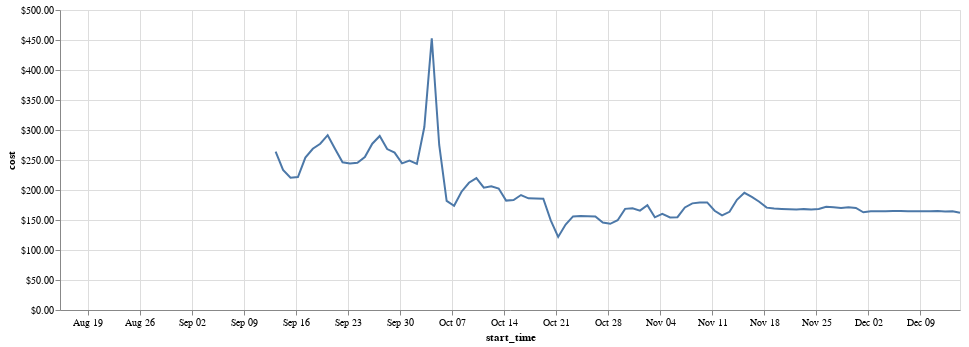

Notebook source saved alongside this figure:
### Markdown cell above
## Daily cloud costs

### Code cell
alt.Chart(cost, width=900).mark_line().encode(
    x='start_time',
    y=alt.Y('cost', axis=alt.Axis(format="$.2f"))
)

### Figure 1 — Vega-Lite specification as saved in the notebook (floating-point values rounded to 4 significant figures)
{"$schema": "https://vega.github.io/schema/vega-lite/v2.6.0.json", "config": {"view": {"height": 300, "width": 400}}, "data": {"name": "data-e1a6ecb613e6b4b772489f2dc1fc7a71"}, "datasets": {"data-e1a6ecb613e6b4b772489f2dc1fc7a71": [{"cost": 40.16, "start_time": "2018-09-12T00:00:00-07:00"}, {"cost": 264.0, "start_time": "2018-09-13T00:00:00-07:00"}, {"cost": 233.4, "start_time": "2018-09-14T00:00:00-07:00"}, {"cost": 220.5, "start_time": "2018-09-15T00:00:00-07:00"}, {"cost": 221.5, "start_time": "2018-09-16T00:00:00-07:00"}, {"cost": 254.1, "start_time": "2018-09-17T00:00:00-07:00"}, {"cost": 268.7, "start_time": "2018-09-18T00:00:00-07:00"}, {"cost": 277.0, "start_time": "2018-09-19T00:00:00-07:00"}, {"cost": 291.3, "start_time": "2018-09-20T00:00:00-07:00"}, {"cost": 268.4, "start_time": "2018-09-21T00:00:00-07:00"}, {"cost": 246.1, "start_time": "2018-09-22T00:00:00-07:00"}, {"cost": 244.2, "start_time": "2018-09-23T00:00:00-07:00"}, {"cost": 245.5, "start_time": "2018-09-24T00:00:00-07:00"}, {"cost": 254.9, "start_time": "2018-09-25T00:00:00-07:00"}, {"cost": 277.2, "start_time": "2018-09-26T00:00:00-07:00"}, {"cost": 290.0, "start_time": "2018-09-27T00:00:00-07:00"}, {"cost": 268.3, "start_time": "2018-09-28T00:00:00-07:00"}, {"cost": 262.4, "start_time": "2018-09-29T00:00:00-07:00"}, {"cost": 244.4, "start_time": "2018-09-30T00:00:00-07:00"}, {"cost": 249.0, "start_time": "2018-10-01T00:00:00-07:00"}, {"cost": 243.5, "start_time": "2018-10-02T00:00:00-07:00"}, {"cost": 304.9, "start_time": "2018-10-03T00:00:00-07:00"}, {"cost": 453.0, "start_time": "2018-10-04T00:00:00-07:00"}, {"cost": 275.0, "start_time": "2018-10-05T00:00:00-07:00"}, {"cost": 181.8, "start_time": "2018-10-06T00:00:00-07:00"}, {"cost": 173.6, "start_time": "2018-10-07T00:00:00-07:00"}, {"cost": 197.1, "start_time": "2018-10-08T00:00:00-07:00"}, {"cost": 212.1, "start_time": "2018-10-09T00:00:00-07:00"}, {"cost": 219.8, "start_time": "2018-10-10T00:00:00-07:00"}, {"cost": 203.8, "start_time": "2018-10-11T00:00:00-07:00"}, {"cost": 206.1, "start_time": "2018-10-12T00:00:00-07:00"}, {"cost": 202.4, "start_time": "2018-10-13T00:00:00-07:00"}, {"cost": 182.3, "start_time": "2018-10-14T00:00:00-07:00"}, {"cost": 183.3, "start_time": "2018-10-15T00:00:00-07:00"}, {"cost": 191.6, "start_time": "2018-10-16T00:00:00-07:00"}, {"cost": 186.1, "start_time": "2018-10-17T00:00:00-07:00"}, {"cost": 185.8, "start_time": "2018-10-18T00:00:00-07:00"}, {"cost": 185.5, "start_time": "2018-10-19T00:00:00-07:00"}, {"cost": 149.5, "start_time": "2018-10-20T00:00:00-07:00"}, {"cost": 121.8, "start_time": "2018-10-21T00:00:00-07:00"}, {"cost": 142.4, "start_time": "2018-10-22T00:00:00-07:00"}, {"cost": 155.9, "start_time": "2018-10-23T00:00:00-07:00"}, {"cost": 156.9, "start_time": "2018-10-24T00:00:00-07:00"}, {"cost": 156.4, "start_time": "2018-10-25T00:00:00-07:00"}, {"cost": 155.9, "start_time": "2018-10-26T00:00:00-07:00"}, {"cost": 145.9, "start_time": "2018-10-27T00:00:00-07:00"}, {"cost": 143.6, "start_time": "2018-10-28T00:00:00-07:00"}, {"cost": 149.6, "start_time": "2018-10-29T00:00:00-07:00"}, {"cost": 168.6, "start_time": "2018-10-30T00:00:00-07:00"}, {"cost": 169.5, "start_time": "2018-10-31T00:00:00-07:00"}, {"cost": 165.7, "start_time": "2018-11-01T00:00:00-07:00"}, {"cost": 174.7, "start_time": "2018-11-02T00:00:00-07:00"}, {"cost": 154.5, "start_time": "2018-11-03T00:00:00-07:00"}, {"cost": 160.2, "start_time": "2018-11-04T00:00:00-07:00"}, {"cost": 154.2, "start_time": "2018-11-05T00:00:00-08:00"}, {"cost": 154.7, "start_time": "2018-11-06T00:00:00-08:00"}, {"cost": 170.9, "start_time": "2018-11-07T00:00:00-08:00"}, {"cost": 177.7, "start_time": "2018-11-08T00:00:00-08:00"}, {"cost": 179.0, "start_time": "2018-11-09T00:00:00-08:00"}, {"cost": 179.3, "start_time": "2018-11-10T00:00:00-08:00"}, {"cost": 165.4, "start_time": "2018-11-11T00:00:00-08:00"}, {"cost": 157.6, "start_time": "2018-11-12T00:00:00-08:00"}, {"cost": 163.7, "start_time": "2018-11-13T00:00:00-08:00"}, {"cost": 183.7, "start_time": "2018-11-14T00:00:00-08:00"}, {"cost": 195.3, "start_time": "2018-11-15T00:00:00-08:00"}, {"cost": 188.5, "start_time": "2018-11-16T00:00:00-08:00"}, {"cost": 180.4, "start_time": "2018-11-17T00:00:00-08:00"}, {"cost": 170.6, "start_time": "2018-11-18T00:00:00-08:00"}, {"cost": 169.1, "start_time": "2018-11-19T00:00:00-08:00"}, {"cost": 168.5, "start_time": "2018-11-20T00:00:00-08:00"}, {"cost": 168.1, "start_time": "2018-11-21T00:00:00-08:00"}, {"cost": 167.4, "start_time": "2018-11-22T00:00:00-08:00"}, {"cost": 168.1, "start_time": "2018-11-23T00:00:00-08:00"}, {"cost": 167.7, "start_time": "2018-11-24T00:00:00-08:00"}, {"cost": 168.4, "start_time": "2018-11-25T00:00:00-08:00"}, {"cost": 172.0, "start_time": "2018-11-26T00:00:00-08:00"}, {"cost": 171.2, "start_time": "2018-11-27T00:00:00-08:00"}, {"cost": 170.2, "start_time": "2018-11-28T00:00:00-08:00"}, {"cost": 171.2, "start_time": "2018-11-29T00:00:00-08:00"}, {"cost": 170.1, "start_time": "2018-11-30T00:00:00-08:00"}, {"cost": 162.9, "start_time": "2018-12-01T00:00:00-08:00"}, {"cost": 164.6, "start_time": "2018-12-02T00:00:00-08:00"}, {"cost": 164.5, "start_time": "2018-12-03T00:00:00-08:00"}, {"cost": 164.5, "start_time": "2018-12-04T00:00:00-08:00"}, {"cost": 165.2, "start_time": "2018-12-05T00:00:00-08:00"}, {"cost": 165.0, "start_time": "2018-12-06T00:00:00-08:00"}, {"cost": 164.4, "start_time": "2018-12-07T00:00:00-08:00"}, {"cost": 164.6, "start_time": "2018-12-08T00:00:00-08:00"}, {"cost": 164.6, "start_time": "2018-12-09T00:00:00-08:00"}, {"cost": 164.5, "start_time": "2018-12-10T00:00:00-08:00"}, {"cost": 164.9, "start_time": "2018-12-11T00:00:00-08:00"}, {"cost": 164.3, "start_time": "2018-12-12T00:00:00-08:00"}, {"cost": 164.6, "start_time": "2018-12-13T00:00:00-08:00"}, {"cost": 162.1, "start_time": "2018-12-14T00:00:00-08:00"}, {"cost": null, "start_time": "2018-08-15T00:00:00-07:00"}, {"cost": null, "start_time": "2018-08-16T00:00:00-07:00"}, {"cost": null, "start_time": "2018-08-17T00:00:00-07:00"}, {"cost": null, "start_time": "2018-08-18T00:00:00-07:00"}, {"cost": null, "start_time": "2018-08-19T00:00:00-07:00"}, {"cost": null, "start_time": "2018-08-20T00:00:00-07:00"}, {"cost": null, "start_time": "2018-08-21T00:00:00-07:00"}, {"cost": null, "start_time": "2018-08-22T00:00:00-07:00"}, {"cost": null, "start_time": "2018-08-23T00:00:00-07:00"}, {"cost": null, "start_time": "2018-08-24T00:00:00-07:00"}, {"cost": null, "start_time": "2018-08-25T00:00:00-07:00"}, {"cost": null, "start_time": "2018-08-26T00:00:00-07:00"}, {"cost": null, "start_time": "2018-08-27T00:00:00-07:00"}, {"cost": null, "start_time": "2018-08-28T00:00:00-07:00"}, {"cost": null, "start_time": "2018-08-29T00:00:00-07:00"}, {"cost": null, "start_time": "2018-08-30T00:00:00-07:00"}, {"cost": null, "start_time": "2018-08-31T00:00:00-07:00"}, {"cost": null, "start_time": "2018-09-01T00:00:00-07:00"}, {"cost": null, "start_time": "2018-09-02T00:00:00-07:00"}, {"cost": null, "start_time": "2018-09-03T00:00:00-07:00"}, {"cost": null, "start_time": "2018-09-04T00:00:00-07:00"}, {"cost": null, "start_time": "2018-09-05T00:00:00-07:00"}, {"cost": null, "start_time": "2018-09-06T00:00:00-07:00"}, {"cost": null, "start_time": "2018-09-07T00:00:00-07:00"}, {"cost": null, "start_time": "2018-09-08T00:00:00-07:00"}, {"cost": null, "start_time": "2018-09-09T00:00:00-07:00"}, {"cost": null, "start_time": "2018-09-10T00:00:00-07:00"}, {"cost": null, "start_time": "2018-09-11T00:00:00-07:00"}, {"cost": null, "start_time": "2018-09-12T00:00:00-07:00"}]}, "encoding": {"x": {"field": "start_time", "type": "temporal"}, "y": {"axis": {"format": "$.2f"}, "field": "cost", "type": "quantitative"}}, "mark": "line", "width": 900}
